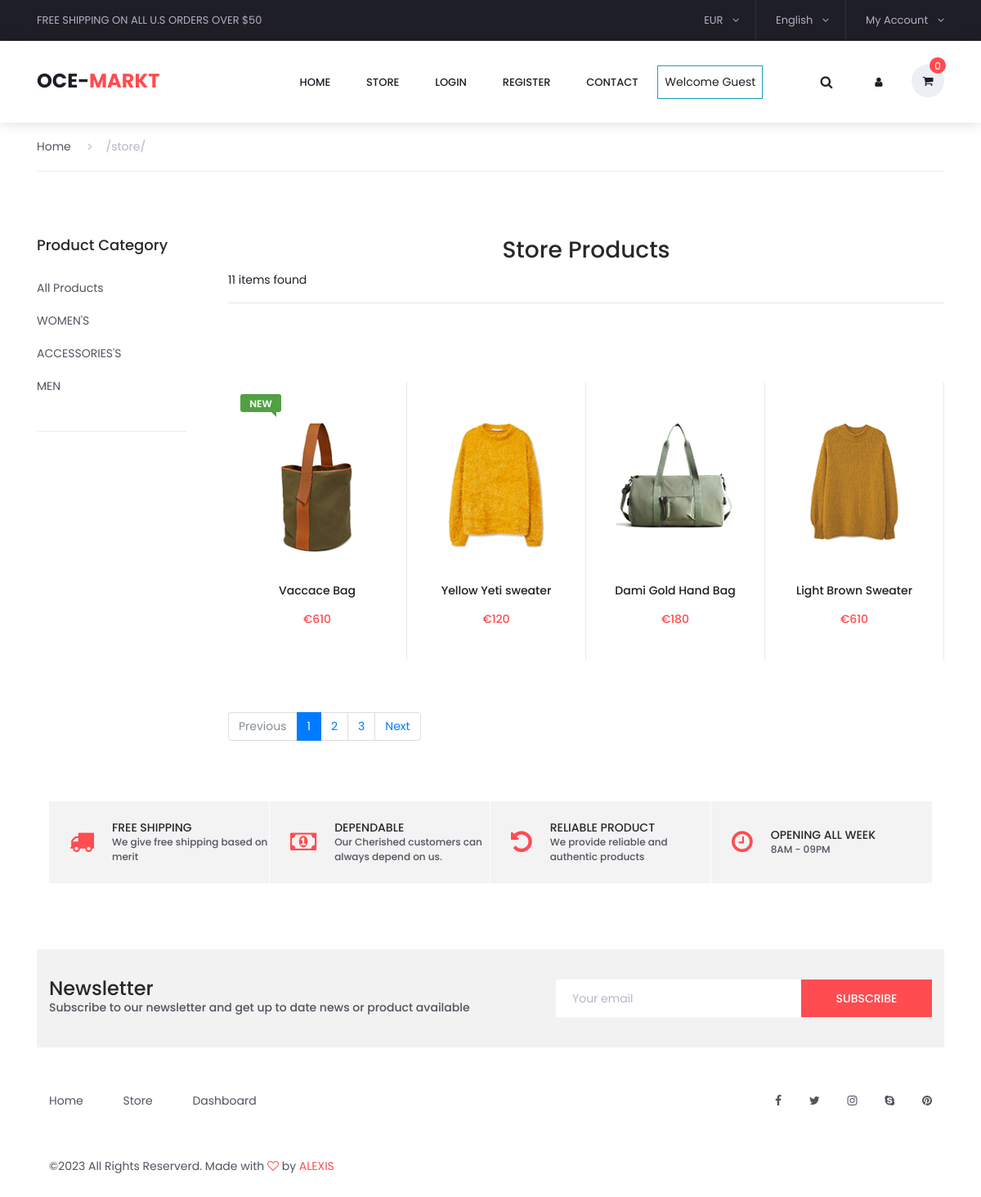
/store/, run on the app's committed database.
### category/models.py (models this page shows, shortened)
class Category(models.Model):
    category_name = models.CharField(max_length=60, unique=True)
    slug = models.SlugField(max_length=100, unique=True)
    description = models.TextField(blank=True)
    cart_image = models.ImageField(upload_to='photos/categories')
    created_at = models.DateTimeField(auto_now_add=True, )
    updated_at = models.DateTimeField(auto_now=True)
    class Meta:
        verbose_name = 'category'
        verbose_name_plural = 'categories'
    def get_url(self):
        return reverse('products_by_category', args=[self.slug])

### store/models.py (models this page shows, shortened)
class Product(models.Model):
    product_name = models.CharField(max_length=255, unique=True)
    slug = models.SlugField(max_length=255, unique=True)
    description = models.TextField(max_length=600, blank=True)
    price = models.IntegerField()
    old_price = models.IntegerField(blank=True, default=0)
    image = models.ImageField(upload_to='photos/products')
    stock = models.IntegerField()
    tagged = models.CharField(max_length=50, blank=True)
    is_available = models.BooleanField(default=True)
    category = models.ForeignKey(Category, on_delete=models.CASCADE)
    created_date = models.DateTimeField(auto_now_add=True, )
    modified_date = models.DateTimeField(auto_now=True)
    def get_url(self):
        return reverse('product_detail', args=[self.category.slug, self.slug])

### store/views.py (the view)
# urls.py: path('store/', include('store.urls')),
def store(request, category_slug=None):
    categories = None
    products = None
    if category_slug != None:
        categories = get_object_or_404(Category, slug=category_slug)
        products = Product.objects.filter(
            category=categories, is_available=True).order_by('id')
        paginator = Paginator(products, 1)
        page = request.GET.get('page')
        paged_products = paginator.get_page(page)
        product_count = products.count()
    else:
        products = Product.objects.all().filter(is_available=True).order_by('id')
        paginator = Paginator(products, 4)
        page = request.GET.get('page')
        paged_products = paginator.get_page(page)
        product_count = products.count()
    context = {
        'products': paged_products,
        'product_count': product_count,
    }
    return render(request, 'store/store.html', context)

### carts/context_processors.py (called while the page is built)
def counter(request):
    cart_count = 0
    if 'admin' in request.path:
        return {}
    else:
        try:
            cart = Cart.objects.filter(cart_id=_cart_id(request))
            if request.user.is_authenticated:
                cart_items = CartItem.objects.all().filter(user=request.user)
            else:
                cart_items = CartItem.objects.all().filter(cart=cart[:1])
            for cart_item in cart_items:
                cart_count += cart_item.quantity
        except Cart.DoesNotExist:
            cart_count = 0
    return dict(cart_count=cart_count)

### carts/views.py (called while the page is built)
def _cart_id(request):
    cart = request.session.session_key
    if not cart:
        cart = request.session.create()
    return cart

### category/context_processors.py (called while the page is built)
def menu_links(request):
    links = Category.objects.all()
    return dict(links=links)

### templates/store/store.html (shortened to what this page needs)
{% extends 'base.html'  %}
{%  load static %}
{% block content%}
<div class="container product_section_container">
    <div class="row">
        <div class="col product_section clearfix">
            <div class="breadcrumbs d-flex flex-row align-items-center">
                <ul>
                    <li><a href="{% url 'home' %}">Home</a></li>
                    <li class="active"><a href="{% url 'store' %}"><i class="fa fa-angle-right" aria-hidden="true"></i>{{ request.path}}</a></li>
                </ul>
            </div>
            <div class="sidebar">
                <div class="sidebar_section">
                    <div class="sidebar_title">
                        <h5>Product Category</h5>
                    </div>
                    <ul class="sidebar_categories">
                        <li><a href="{% url 'store' %}">All Products</a></li>
                        {% for category in links %}
                        <li><a href="{{ category.get_url }}">{{ category.category_name}}</a></li>
                        {% endfor %}
                    </ul>
                </div>
            </div>
            <div class="main_content">
                <div class="products_iso">
                    <div class="row">
                        <div class="col">
                            <div>
                                <div class=" page_content text-center">
                                    <h3> Store Products</h3>
                                 </div>
                                <div class="page_content">
                                    <span> {{ product_count }} items found</span>
                                </div>
                                <hr>
                            </div>
                            <div class="product_sorting_container product_sorting_container_top">
                            </div>
                        <div class="product-grid">
                            {% if products %}
                                {% for product in products %}
                                    {% if product.stock > 0 %}
                                        <div class="product-item">
                                            <div class="product discount">
                                            <div class="product_image">
                                                <a href="{{ product.get_url}}">
                                                <img src="{{ product.image.url }}" alt="Product Image" />
                                                </a>
                                            </div>
                                            {% if product.tagged != "" %}
                                                        {% if product.tagged == "NEW" or product.tagged == "New" or product.tagged == "new" %}
                                                            <div
                                                            class="product_bubble product_bubble_left product_bubble_green d-flex flex-column align-items-center"
                                                            >
                                                            <span>{{ product.tagged }}</span>
                                                            </div>
                                                        {% endif %}
                                            {% else %}
                                                <div class="favorite"></div>
                                            {% endif %}
                                            <div class="product_info">
                                                <h6 class="product_name">
                                                <a href="{{  product.get_url }}">{{product.product_name}}</a>
                                                </h6>
                                                <div class="product_price">€{{ product.price }}
                                                </div>
                                            </div>
                                            </div>
                                        </div>
                                    {% endif %}
                                {% endfor %}
                        {% else %}
                        <div >
                            <h2>No result found. Please try again.</h2>
                        </div>
                        {% endif %}
                        </div>
                        <nav class="mt-4" aria-label="Page navigation sample">
                            {% if products.has_other_pages %}
                                <ul class="pagination">
                                    {% if products.has_previous %}
                                        <li class="page-item"><a class="page-link" href="?page={{products.previous_page_number}}">Previous</a></li>
                                    {% else %}
                                        <li class="page-item disabled"><a class="page-link" href="#">Previous</a></li>
                                    {% endif %}
                                    {% for i in products.paginator.page_range %}
                                        {%  if products.number == i %}
                                            <li class="page-item active"><a class="page-link" href="#">{{i}}</a></li>
                                        {% else %}
                                            <li class="page-item "><a class="page-link" href="?page={{i}}">{{i}}</a></li>
                                        {% endif %}
                                    {% endfor %}
                                    {% if products.has_next %}
                                        <li class="page-item"><a class="page-link" href="?page={{products.next_page_number}}">Next</a></li>
                                    {% else %}
                                        <li class="page-item disabled"><a class="page-link" href="#">Next</a></li>
                                    {% endif %}
                                </ul>
                            {% endif %}
                        </nav>
                    </div>
                </div>
            </div>
        </div>
    </div>
</div>
{% include 'benefit.html' %}
{% endblock %}

### static/styles/main_styles.css (style rules this page uses)
* { margin: 0; padding: 0; }
body { font-family: 'Poppins', sans-serif; font-size: 14px; line-height: 23px; font-weight: 400; background: #FFFFFF; color: #1e1e27; }
div { display: block; position: relative; -webkit-box-sizing: border-box; -moz-box-sizing: border-box; box-sizing: border-box; }
ul { list-style: none; margin-bottom: 0px; }
a, a:hover, a:visited, a:active, a:link { text-decoration: none; -webkit-font-smoothing: antialiased; -webkit-text-shadow: rgba(0,0,0,.01) 0 0 1px; text-shadow: rgba(0,0,0,.01) 0 0 1px; }
h3 { font-size: 28px; }
h5 { font-size: 16px; }
h6 { font-size: 14px; }
h1, h2, h3, h4, h5, h6 { color: #282828; -webkit-font-smoothing: antialiased; -webkit-text-shadow: rgba(0,0,0,.01) 0 0 1px; text-shadow: rgba(0,0,0,.01) 0 0 1px; }
.clearfix::before, .clearfix::after { content: ""; display: table; }
.clearfix::after { clear: both; }
.clearfix { zoom: 1; }
.product-grid { width: 100%; margin-top: 57px; }
.product-item { width: 20%; height: 380px; cursor: pointer; }
.product-item::after { display: block; position: absolute; top: 0; left: -1px; width: calc(100% + 1px); height: 100%; pointer-events: none; content: ''; border: solid 2px rgba(235,235,235,0); border-radius: 3px; -webkit-transition: all 0.3s ease; -moz-transition: all 0.3s ease; -ms-transition: all 0.3s ease; -o-transition: all 0.3s ease; transition: all 0.3s ease; }
.product { width: 100%; height: 340px; border-right: solid 1px #e9e9e9; }
.product_image { width: 100%; }
.product_image img { width: 100%; }
.product_info { text-align: center; padding-left: 10px; padding-right: 10px; }
.product_name { margin-top: 27px; }
.product_name a { color: #1e1e27; line-height: 20px; }
.discount .product_info .product_price { font-size: 14px; }
.product_price { font-size: 16px; color: #fe4c50; font-weight: 600; }
.product_bubble { position: absolute; top: 15px; width: 50px; height: 22px; border-radius: 3px; text-transform: uppercase; }
.product_bubble span { font-size: 12px; font-weight: 600; color: #FFFFFF; }
.product_bubble_left::after { content: ' '; position: absolute; width: 0; height: 0; left: auto; right: 6px; bottom: -6px; border: 6px solid; }
.product_bubble_left::after { border-color: #51a042 #51a042 transparent transparent; }
.product_bubble_green { background: #51a042; }
.product_bubble_left { left: 15px; }

### static/styles/single_styles.css (style rules this page uses)
* { margin: 0; padding: 0; }
body { font-family: 'Poppins', sans-serif; font-size: 14px; line-height: 23px; font-weight: 400; background: #FFFFFF; color: #1e1e27; }
div { display: block; position: relative; -webkit-box-sizing: border-box; -moz-box-sizing: border-box; box-sizing: border-box; }
ul { list-style: none; margin-bottom: 0px; }
a, a:hover, a:visited, a:active, a:link { text-decoration: none; -webkit-font-smoothing: antialiased; -webkit-text-shadow: rgba(0,0,0,.01) 0 0 1px; text-shadow: rgba(0,0,0,.01) 0 0 1px; }
h3 { font-size: 28px; }
h5 { font-size: 16px; }
h6 { font-size: 14px; }
h1, h2, h3, h4, h5, h6 { font-family: 'Poppins', sans-serif; color: #282828; -webkit-font-smoothing: antialiased; -webkit-text-shadow: rgba(0,0,0,.01) 0 0 1px; text-shadow: rgba(0,0,0,.01) 0 0 1px; }
.clearfix::before, .clearfix::after { content: ""; display: table; }
.clearfix::after { clear: both; }
.clearfix { zoom: 1; }
.breadcrumbs { width: 100%; height: 60px; border-bottom: solid 1px #ebebeb; margin-bottom: 79px; }
.breadcrumbs ul li { display: inline-block; margin-right: 17px; }
.breadcrumbs ul li.active a { color: #b9b4c7; }
.breadcrumbs ul li i { margin-right: 17px; }
.breadcrumbs ul li a { color: #51545f; }
.product_price { display: inline-block; font-size: 24px; color: #fe4c50; font-weight: 500; line-height: 30px; margin-top: 2px; }

### data on the page
Category: category_name "WOMEN'S"
Category: category_name "ACCESSORIES'S"
Category: category_name "MEN"
Product: image (picture), tagged "NEW", product_name "Vaccace Bag", price "610"
Product: image (picture), product_name "Yellow Yeti sweater", price "120"
Product: image (picture), product_name "Dami Gold Hand Bag", price "180"
Product: image (picture), product_name "Light Brown Sweater", price "610"

### other printed values
{{ cart_count }} "0"
{{ request.path }} "/store/"
{{ product_count }} "11"
{{ i }} "1"
{{ i }} "2" "3"
